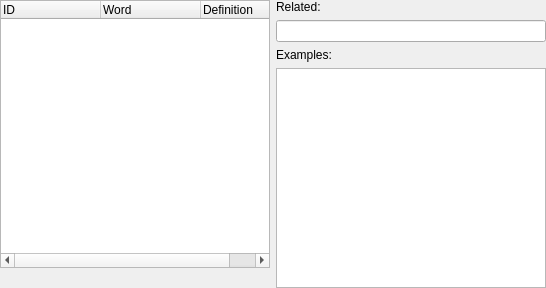
<?xml version="1.0" encoding="UTF-8"?>
<ui version="4.0">
 <class>WordListWidget</class>
 <widget class="QWidget" name="WordListWidget">
  <property name="geometry">
   <rect>
    <x>0</x>
    <y>0</y>
    <width>546</width>
    <height>288</height>
   </rect>
  </property>
  <property name="windowTitle">
   <string>Form</string>
  </property>
  <layout class="QGridLayout" name="gridLayout_3">
   <property name="leftMargin">
    <number>0</number>
   </property>
   <property name="topMargin">
    <number>0</number>
   </property>
   <property name="rightMargin">
    <number>0</number>
   </property>
   <property name="bottomMargin">
    <number>0</number>
   </property>
   <item row="0" column="0">
    <layout class="QGridLayout" name="gridLayout">
     <item row="0" column="0">
      <widget class="QTreeWidget" name="listWord">
       <column>
        <property name="text">
         <string>ID</string>
        </property>
       </column>
       <column>
        <property name="text">
         <string>Word</string>
        </property>
       </column>
       <column>
        <property name="text">
         <string>Definition</string>
        </property>
       </column>
      </widget>
     </item>
     <item row="1" column="0">
      <widget class="QLabel" name="labelNumOfWords">
       <property name="text">
        <string/>
       </property>
      </widget>
     </item>
    </layout>
   </item>
   <item row="0" column="1">
    <layout class="QGridLayout" name="gridLayout_2">
     <item row="0" column="0">
      <widget class="QLabel" name="labelRelated">
       <property name="text">
        <string>Related:</string>
       </property>
      </widget>
     </item>
     <item row="1" column="0">
      <widget class="QLineEdit" name="textRelated">
       <property name="readOnly">
        <bool>true</bool>
       </property>
      </widget>
     </item>
     <item row="2" column="0">
      <widget class="QLabel" name="labelExamples">
       <property name="text">
        <string>Examples:</string>
       </property>
      </widget>
     </item>
     <item row="3" column="0">
      <widget class="QPlainTextEdit" name="textExamples">
       <property name="readOnly">
        <bool>true</bool>
       </property>
      </widget>
     </item>
    </layout>
   </item>
  </layout>
 </widget>
 <resources/>
 <connections/>
</ui>
